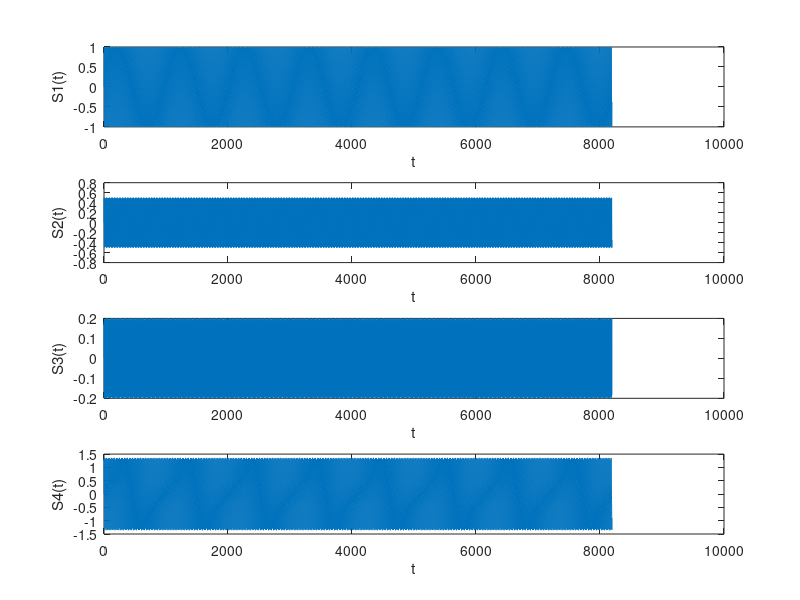

This chart was generated by the following MATLAB code:
%% Signalsynthese
fs = 8192;                 % Abtastfrequenz [Hz]
n  = 0:((fs*1)-1);         % Zeitschritte

% Grundschwingung, 1. Harmonische
f1 = 500;                  % Frequenz [Hz]
s1 = 1 * sin(2 * pi * f1 * n * (1/fs));

% 1. Oberschwingung, 2. Harmonische
f2 = 1000;                 % Frequenz [Hz]
s2 = 0.5 * sin(2 * pi * f2 * n * (1/fs));

% 2. Oberschwingung, 3. Harmonische
f3 = 1500;                 % Frequenz [Hz]
s3 = 0.2 * sin(2 * pi * f3 * n * (1/fs));

% Synthetisiertes Signal
s4 = s1 + s2 + s3;


%% Plot aller Signale
subplot(4, 1, 1);
plot(s1);
xlabel('t');
ylabel('S1(t)');

subplot(4, 1, 2);
plot(s2);
xlabel('t');
ylabel('S2(t)');

subplot(4, 1, 3);
plot(s3);
xlabel('t');
ylabel('S3(t)');

subplot(4, 1, 4);
plot(s4);
xlabel('t');
ylabel('S4(t)');


%% Wiedergabe
soundsc(s1, fs);
pause(1);
soundsc(s2, fs);
pause(1);
soundsc(s3, fs);
pause(1);
soundsc(s4, fs);

